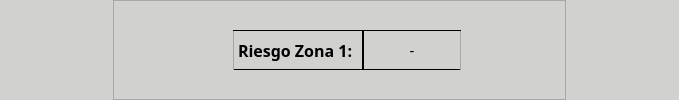
                    <widget class="QFrame" name="frame_28">
                     <property name="minimumSize">
                      <size>
                       <width>96</width>
                       <height>80</height>
                      </size>
                     </property>
                     <property name="maximumSize">
                      <size>
                       <width>16777215</width>
                       <height>130</height>
                      </size>
                     </property>
                     <property name="styleSheet">
                      <string notr="true">background-color: rgb(209, 209, 207);
border-radius:0px;</string>
                     </property>
                     <property name="frameShape">
                      <enum>QFrame::StyledPanel</enum>
                     </property>
                     <property name="frameShadow">
                      <enum>QFrame::Raised</enum>
                     </property>
                     <layout class="QHBoxLayout" name="horizontalLayout_11">
                      <property name="topMargin">
                       <number>0</number>
                      </property>
                      <property name="bottomMargin">
                       <number>0</number>
                      </property>
                      <item>
                       <widget class="QFrame" name="frame_43">
                        <property name="minimumSize">
                         <size>
                          <width>96</width>
                          <height>0</height>
                         </size>
                        </property>
                        <property name="frameShape">
                         <enum>QFrame::StyledPanel</enum>
                        </property>
                        <property name="frameShadow">
                         <enum>QFrame::Raised</enum>
                        </property>
                       </widget>
                      </item>
                      <item>
                       <widget class="QFrame" name="colorZone1T">
                        <property name="sizePolicy">
                         <sizepolicy hsizetype="Expanding" vsizetype="Preferred">
                          <horstretch>0</horstretch>
                          <verstretch>0</verstretch>
                         </sizepolicy>
                        </property>
                        <property name="minimumSize">
                         <size>
                          <width>98</width>
                          <height>0</height>
                         </size>
                        </property>
                        <property name="styleSheet">
                         <string notr="true">background: qlineargradient(spread:pad,x1: 0, y1: 0, x2: 1, y2: 0,
                                 stop: 0 rgb(154, 171, 188), stop: 0.48 rgb(198, 197, 195),
                                 stop: 0.52 rgb(198, 197, 195), stop: 1.0  rgb(154, 171, 188));

border-radius:0px;
border:1px solid rgb(167, 167, 164);

</string>
                        </property>
                        <property name="frameShape">
                         <enum>QFrame::StyledPanel</enum>
                        </property>
                        <property name="frameShadow">
                         <enum>QFrame::Raised</enum>
                        </property>
                        <layout class="QHBoxLayout" name="horizontalLayout_21">
                         <property name="spacing">
                          <number>0</number>
                         </property>
                         <item>
                          <spacer name="horizontalSpacer_16">
                           <property name="orientation">
                            <enum>Qt::Horizontal</enum>
                           </property>
                           <property name="sizeType">
                            <enum>QSizePolicy::Expanding</enum>
                           </property>
                           <property name="sizeHint" stdset="0">
                            <size>
                             <width>110</width>
                             <height>20</height>
                            </size>
                           </property>
                          </spacer>
                         </item>
                         <item>
                          <widget class="QLabel" name="label_23">
                           <property name="minimumSize">
                            <size>
                             <width>98</width>
                             <height>20</height>
                            </size>
                           </property>
                           <property name="maximumSize">
                            <size>
                             <width>140</width>
                             <height>40</height>
                            </size>
                           </property>
                           <property name="font">
                            <font>
                             <family>Bell MT</family>
                             <pointsize>12</pointsize>
                             <bold>true</bold>
                            </font>
                           </property>
                           <property name="styleSheet">
                            <string notr="true">border-radius:0px;
border-top: 1px solid;
border-bottom: 1px solid;
border-right: 1px solid;
background-color:rgba(0, 0, 0, 0);</string>
                           </property>
                           <property name="text">
                            <string>Riesgo Zona 1: </string>
                           </property>
                          </widget>
                         </item>
                         <item>
                          <widget class="QLabel" name="txtZona1T">
                           <property name="minimumSize">
                            <size>
                             <width>98</width>
                             <height>20</height>
                            </size>
                           </property>
                           <property name="maximumSize">
                            <size>
                             <width>55</width>
                             <height>40</height>
                            </size>
                           </property>
                           <property name="font">
                            <font>
                             <family>Rockwell</family>
                             <pointsize>11</pointsize>
                            </font>
                           </property>
                           <property name="styleSheet">
                            <string notr="true">border-radius:0px;
border-top: 1px solid;
border-bottom: 1px solid;
border-left: 1px solid;
background-color:rgba(0, 0, 0, 0);</string>
                           </property>
                           <property name="text">
                            <string>-</string>
                           </property>
                           <property name="alignment">
                            <set>Qt::AlignCenter</set>
                           </property>
                          </widget>
                         </item>
                         <item>
                          <spacer name="horizontalSpacer_17">
                           <property name="orientation">
                            <enum>Qt::Horizontal</enum>
                           </property>
                           <property name="sizeType">
                            <enum>QSizePolicy::Expanding</enum>
                           </property>
                           <property name="sizeHint" stdset="0">
                            <size>
                             <width>95</width>
                             <height>20</height>
                            </size>
                           </property>
                          </spacer>
                         </item>
                        </layout>
                       </widget>
                      </item>
                      <item>
                       <widget class="QFrame" name="frame_41">
                        <property name="minimumSize">
                         <size>
                          <width>96</width>
                          <height>0</height>
                         </size>
                        </property>
                        <property name="frameShape">
                         <enum>QFrame::StyledPanel</enum>
                        </property>
                        <property name="frameShadow">
                         <enum>QFrame::Raised</enum>
                        </property>
                       </widget>
                      </item>
                     </layout>
                    </widget>
